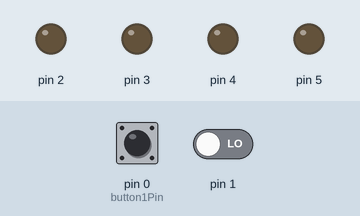
A sketch run on a simulated Arduino Uno, built with avr-gcc and run on an emulated ATmega328P. On the bench: output pins drawn as LEDs (lit = HIGH). Inputs (shaded band) come from the test bench; at power-on: pin 0 (button1Pin) LOW, pin 1 LOW.

Above: at 1.2 s.
1.3 s: pin 0 (button1Pin) pulled HIGH for 0.15 s
At 2.0 s:
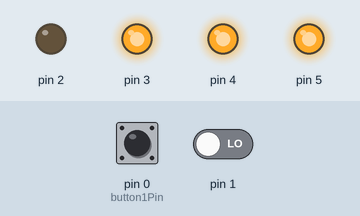
Timing chart, 0 to 4.3 s (numbered marks = the images above; inputs shaded):
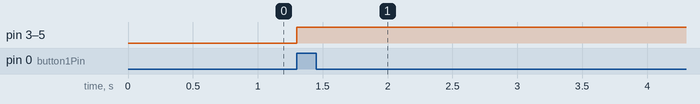

Measured:
- after the input at 1.3 s, pin 3–5: LOW → HIGH at once

The sketch:

lampIR.ino
```cpp
#pragma region includes
  #include <EEPROM.h>
#pragma endregion

#pragma region Declare Constants
  #pragma region Instructions
  /*
  =================================================================
  |                      Instructions                                |
  =================================================================

              1 --> on/off lamp power
              2 --> enable/disable photoresistor
              3 --> enable/disable IR
              4 --> IR learn mode
  */
  #pragma endregion

  #pragma region
  #pragma endregion

  #pragma region Buttons pins
  const int button1Pin = 0;
  const int button2Pin = button1Pin + 1;
  const int button3Pin = button1Pin + 1;
  const int button4Pin = button1Pin + 1;
  const int lastButtonPin = button4Pin;
  #pragma endregion

  #pragma region Leds pins
  const int led1Pin = lastButtonPin+1;
  const int led2Pin = led1Pin+1;
  const int led3Pin = led2Pin+1;
  const int led4Pin = led3Pin+1;
  #pragma endregion

  #pragma region Buttons States
  int button1State = 0;
  int button2State = 0;
  int button3State = 0;
  int button4State = 0;
  #pragma endregion

  #pragma region Leds States
  int led1State = 0;
  int led2State = 0;
  int led3State = 0;
  int led4State = 0;
  #pragma endregion
#pragma endregion

#pragma region Setup
  void setup() {
    // initialize the pushbutton pin as an input:
    pinMode(button1Pin, INPUT);
    pinMode(button2Pin, INPUT);
    pinMode(button3Pin, INPUT);
    pinMode(button4Pin, INPUT);
    // initialize the LED pin as an output:
    pinMode(led1Pin, OUTPUT);
    pinMode(led2Pin, OUTPUT);
    pinMode(led3Pin, OUTPUT);
    pinMode(led4Pin, OUTPUT);
  }
#pragma endregion

#pragma region Loop
  void loop() {
    setButtonsStates();
    driveToEvent();
  }
#pragma endregion

#pragma region Methods
  void driveToEvent(){
    //all events shows to corresponding xlsx file
    switch (getLoopState())
    {
      case -1:
      case 0:
      case 1:
        //nothing
        break;
      case 2:
        changeIRState();
        break;
      case 3:

        break;
      case 4:

        break;
      case 5:

        break;
      case 6:
        checkPushButtonAndLeds();
        break;
      case 7:

        break;
      case 8:

        break;
      case 9:

        break;
      case 10:

        break;
      case 11:

        break;
      case 12:

        break;
      case 13:

        break;
      case 14:

        break;
      case 15:

        break;
    }
  }

  void readEEPROM(){}

  void writeEEPROM(){}

  void changeIRState(){}

  void setButtonsStates(){
    button1State = digitalRead(button1State);
    button2State = digitalRead(button2State);
    button3State = digitalRead(button3State);
    button4State = digitalRead(button4State);
  }

  int getLoopState(){
    int binaryButtonStates = 0;
    int response = -1;

    #pragma region make binary number from buttons
    binaryButtonStates = button1State * 1000;
    binaryButtonStates = binaryButtonStates + button2State * 100;
    binaryButtonStates = binaryButtonStates + button3State * 10;
    binaryButtonStates = binaryButtonStates + button4State * 1;
    #pragma endregion

    #pragma region convert binary signal to decimal
    int base = 1;
		int temp = binaryButtonStates;

		while (temp)
		{
			int last_digit = temp % 10;
			temp = temp / 10;

			response += last_digit * base;

			base = base * 2;
		}
    #pragma endregion

    #pragma region write to EEPROM

    #pragma endregion

    #pragma region read to EEPROM

    #pragma endregion

    return response;
  }

  void checkPushButtonAndLeds(){

    if (button1State == HIGH) {
      digitalWrite(led1Pin, HIGH);
    } else {
      digitalWrite(led1Pin, LOW);
    }

    if (button2State == HIGH) {
      digitalWrite(led2Pin, HIGH);
    } else {
      digitalWrite(led2Pin, LOW);
    }

    if (button3State == HIGH) {
      digitalWrite(led3Pin, HIGH);
    } else {
      digitalWrite(led3Pin, LOW);
    }

    if (button4State == HIGH) {
      digitalWrite(led4Pin, HIGH);
    } else {
      digitalWrite(led4Pin, LOW);
    }
  }
#pragma endregion 
```
